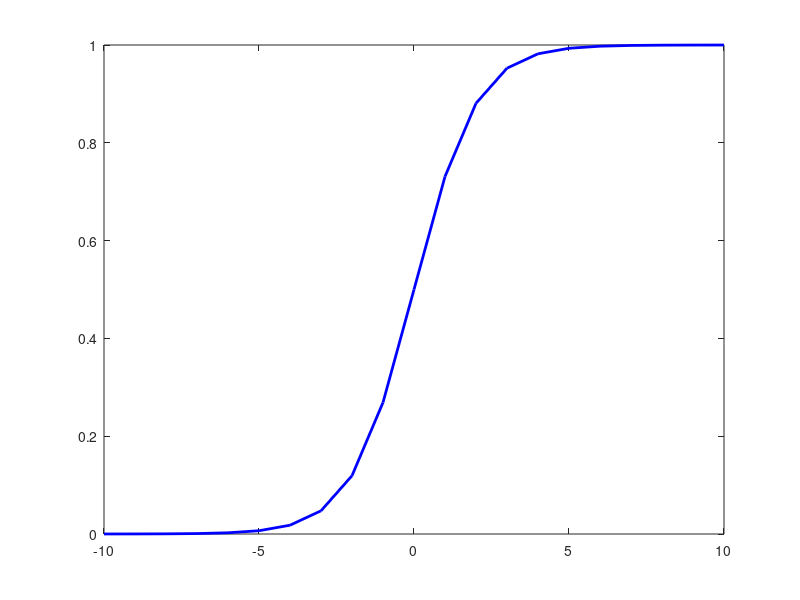

Source code (MATLAB):
% Sigmoid Function
clear; close; clc;

sigmoid = zeros(20,1);
z = zeros(20,1);

for i = 1:21
  
  sigmoid(i) = 1/(1+exp(-1.0*(i-11)));
  z(i) = i -11;
end

plot(z, sigmoid, 'b', 'LineWidth', 2)
